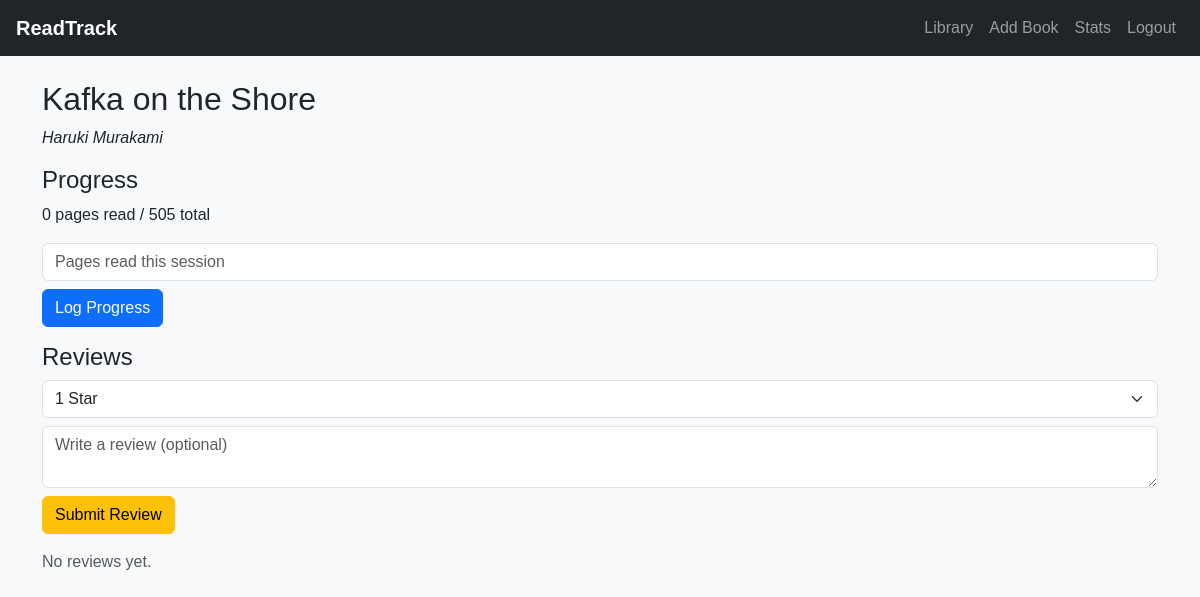
Screenshot of /book/10 (signed in) with the database file from the repository.
### tables this page shows
CREATE TABLE books (
    id INTEGER PRIMARY KEY AUTOINCREMENT,
    user_id INTEGER NOT NULL,
    title TEXT NOT NULL,
    author TEXT NOT NULL,
    pages INTEGER,
    added TIMESTAMP DEFAULT CURRENT_TIMESTAMP,
    FOREIGN KEY (user_id) REFERENCES users(id)
);

### app.py (the view, shortened to what this page needs)
@app.route("/book/<int:book_id>", methods=["GET", "POST"])
@login_required
def book(book_id):
    user_id = session["user_id"]
    rows = db.execute("SELECT * FROM books WHERE id = ? AND user_id = ?", book_id, user_id)
    if len(rows) != 1:
        return apology("book not found")
    book = rows[0]
    progress = db.execute("SELECT IFNULL(SUM(pages_read), 0) AS total FROM entries WHERE book_id = ? AND user_id = ?",
                          book_id, user_id)[0]["total"]
    reviews = db.execute("SELECT rating, review, date FROM reviews WHERE book_id = ? AND user_id = ? ORDER BY date DESC",
                         book_id, user_id)
    return render_template("book.html", book=book, progress=progress, reviews=reviews)

### app.py (called while the page is built)
@app.after_request
def after_request(response):
    response.headers["Cache-Control"] = "no-cache, no-store, must-revalidate"
    response.headers["Expires"] = 0
    response.headers["Pragma"] = "no-cache"
    return response

def login_required(f):
    from functools import wraps
    @wraps(f)
    def decorated_function(*args, **kwargs):
        if session.get("user_id") is None:
            return redirect("/login")
        return f(*args, **kwargs)
    return decorated_function

### templates/book.html
{% extends "layout.html" %}
{% block body %}
<h2>{{ book.title }}</h2>
<p><em>{{ book.author }}</em></p>
<h4>Progress</h4>
<p>{{ progress }} pages read{% if book.pages %} / {{ book.pages }} total{% endif %}</p>
<form method="post" class="mb-3">
    <input name="pages_read" class="form-control mb-2" placeholder="Pages read this session">
    <button class="btn btn-primary">Log Progress</button>
</form>
<h4>Reviews</h4>
<form action="/review/{{ book.id }}" method="post" class="mb-3">
    <select name="rating" class="form-select mb-2">
        {% for r in range(1,6) %}
        <option value="{{ r }}">{{ r }} Star{{ 's' if r > 1 }}</option>
        {% endfor %}
    </select>
    <textarea name="review" class="form-control mb-2" placeholder="Write a review (optional)"></textarea>
    <button class="btn btn-warning">Submit Review</button>
</form>
{% for r in reviews %}
<div class="border rounded p-3 mb-3">
    <strong>{{ '★' * r.rating }}</strong>
    <p class="mb-1">{{ r.review }}</p>
    <small class="text-muted">{{ r.date }}</small>
</div>
{% else %}
<p class="text-muted">No reviews yet.</p>
{% endfor %}
{% endblock %}

### static/styles.css (style rules this page uses)
body { background: #f8f9fa; font-family: Arial, Helvetica, sans-serif; }

### rows the page displays
books: title "Kafka on the Shore", author "Haruki Murakami", pages "505"

### other values shown
{{ progress }} "0"
form field rating "1 Star"
